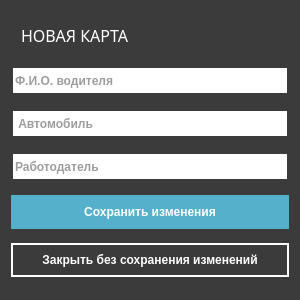
<?xml version="1.0" encoding="UTF-8"?>
<ui version="4.0">
 <class>Form</class>
 <widget class="QWidget" name="Form">
  <property name="windowModality">
   <enum>Qt::ApplicationModal</enum>
  </property>
  <property name="geometry">
   <rect>
    <x>0</x>
    <y>0</y>
    <width>300</width>
    <height>300</height>
   </rect>
  </property>
  <property name="focusPolicy">
   <enum>Qt::WheelFocus</enum>
  </property>
  <property name="windowTitle">
   <string>Form</string>
  </property>
  <property name="styleSheet">
   <string notr="true">QWidget{
	background-color:#3a3b3a;
	color:#ffffff;
	border-color:#3a3b3a;
	border-style: solid;
	border-width:2px;
}
QLineEdit{
	background-color:#ffffff;
	color:#3a3b3a;
	border-color:#3a3b3a;
	border-style:solid;;
	border-width:2px;
	height:25px;
	font:bold
}
QLineEdit::focus{
	border-style:solid;
	border-width:2px;
	border-color:#54b0cb;
}
QLabel{
	background-color:#3a3b3a;
	border:0px solid #3a3b3a;
	padding:5px
}
QPushButton{
	background-color:#54b0cb;
	color:#ffffff;
	font:bold;
	height:30px;
	border-color:#54b0cb;
}
QPushButton::hover{
	background-color:#448fa6;
	border-color:#448fa6;
}
QPushButton::focus{
	background-color:#448fa6;
}
QPushButton::pressed{
	background-color:#3a3b3a;
	color:#ffffff;
	font:bold;
	border-style:solid;
	border-color:#ffffff;
	border-width:2px;
}
QComboBox{
	background-color:#ffffff;
	border-color:#3a3b3a;
	border-style:solid;;
	border-width:2px;
	color:#3a3b3a;
	width:50px;
	height:30px;
	font:bold;
	padding-left:5px
}
QComboBox::focus{
	border-style:solid;
	border-width:2px;
	border-color:#54b0cb;
}
QComboBox QAbstractItemView {
	background-color:#ffffff;
	color:#3a3b3a;
    border: 2px solid #ffffff;
	padding-left:2px;
	padding-right:2px;
	padding-top:2px;
	padding-bottom:2px
}
QComboBox::drop-down {
   width: 24px;
   border: 2px;
}
QComboBox::down-arrow {
    image: url(&quot;/home/krsnvss/beetcount/operators_gui/res/if_chevron-left.png&quot;);
    width: 16px;
    height: 16px;
}
QComboBox::down-arrow::hover {
    image: url(&quot;/home/krsnvss/beetcount/operators_gui/res/if_chevron-down.png&quot;);
    width: 16px;
    height: 16px;
}
QTableView{
	background-color:#ffffff;
	alternate-background-color:#e2e2e2;
	color:#3a3b3a;
	selection-color:#ffffff;
	selection-background-color:#54b0cb;
	border:2px solid #ffffff;
}
QHeaderView::section{
    background-color:#448fa6;
	color:#ffffff;
	font:bold;
	height:40px;
}</string>
  </property>
  <layout class="QVBoxLayout" name="verticalLayout">
   <item>
    <widget class="QLabel" name="headerLbl">
     <property name="sizePolicy">
      <sizepolicy hsizetype="Expanding" vsizetype="Fixed">
       <horstretch>0</horstretch>
       <verstretch>0</verstretch>
      </sizepolicy>
     </property>
     <property name="styleSheet">
      <string notr="true">QLabel{
	color:#ffffff;
	font:18px bold;
	border:0px solid #3a3b3a;
}</string>
     </property>
     <property name="text">
      <string>&lt;!DOCTYPE HTML PUBLIC &quot;-//W3C//DTD HTML 4.0//EN&quot; &quot;http://www.w3.org/TR/REC-html40/strict.dtd&quot;&gt;
&lt;html&gt;&lt;head&gt;&lt;meta name=&quot;qrichtext&quot; content=&quot;1&quot; /&gt;&lt;style type=&quot;text/css&quot;&gt;
p, li { white-space: pre-wrap; }
&lt;/style&gt;&lt;/head&gt;&lt;body style=&quot; font-family:'12'; font-size:18px; font-weight:400; font-style:normal;&quot;&gt;
&lt;p style=&quot; margin-top:0px; margin-bottom:0px; margin-left:0px; margin-right:0px; -qt-block-indent:0; text-indent:0px;&quot;&gt;&lt;span style=&quot; font-size:12pt;&quot;&gt;НОВАЯ КАРТА&lt;/span&gt;&lt;/p&gt;&lt;/body&gt;&lt;/html&gt;</string>
     </property>
    </widget>
   </item>
   <item>
    <widget class="QLineEdit" name="driverEdit">
     <property name="readOnly">
      <bool>false</bool>
     </property>
     <property name="placeholderText">
      <string>Ф.И.О. водителя</string>
     </property>
     <property name="clearButtonEnabled">
      <bool>false</bool>
     </property>
    </widget>
   </item>
   <item>
    <widget class="QLineEdit" name="truckEdit">
     <property name="text">
      <string/>
     </property>
     <property name="readOnly">
      <bool>true</bool>
     </property>
     <property name="placeholderText">
      <string> Автомобиль</string>
     </property>
     <property name="clearButtonEnabled">
      <bool>false</bool>
     </property>
    </widget>
   </item>
   <item>
    <widget class="QLineEdit" name="supEdit">
     <property name="readOnly">
      <bool>true</bool>
     </property>
     <property name="placeholderText">
      <string>Работодатель</string>
     </property>
    </widget>
   </item>
   <item>
    <widget class="QPushButton" name="saveBtn">
     <property name="styleSheet">
      <string notr="true">QPushButton{
	background-color:#54b0cb;
	color:#ffffff;
	font:bold;
	height:30px;
	border-color:#54b0cb;
}
QPushButton::hover{
	background-color:#448fa6;
	border-color:#448fa6;
}
QPushButton::focus{
	background-color:#448fa6;
}
QPushButton::pressed{
	background-color:#3a3b3a;
	color:#ffffff;
	font:bold;
	border-style:solid;
	border-color:#ffffff;
	border-width:2px;
}</string>
     </property>
     <property name="text">
      <string>Сохранить изменения</string>
     </property>
     <property name="flat">
      <bool>true</bool>
     </property>
    </widget>
   </item>
   <item>
    <widget class="QPushButton" name="cancelBtn">
     <property name="styleSheet">
      <string notr="true">QPushButton{
	background-color:#3a3b3a;
	color:#ffffff;
	font:bold;
	border:2px solid #ffffff;
}
QPushButton::hover{
	color:#448fa6;
	border:2px solid #448fa6;
}
QPushButton::pressed{
	color:#3a3b3a;
	border:2px solid #3a3b3a;
}</string>
     </property>
     <property name="text">
      <string>Закрыть без сохранения изменений</string>
     </property>
    </widget>
   </item>
  </layout>
  <action name="changeTruck">
   <property name="icon">
    <iconset>
     <normaloff>../res/if_edit.png</normaloff>../res/if_edit.png</iconset>
   </property>
   <property name="text">
    <string>Изменить водителя</string>
   </property>
   <property name="toolTip">
    <string>Изменить водителя</string>
   </property>
  </action>
  <action name="changeEmployer">
   <property name="icon">
    <iconset>
     <normaloff>../res/if_edit.png</normaloff>../res/if_edit.png</iconset>
   </property>
   <property name="text">
    <string>Изменить пункт погрузки</string>
   </property>
   <property name="toolTip">
    <string>Изменить пункт погрузки</string>
   </property>
  </action>
 </widget>
 <resources/>
 <connections/>
</ui>
